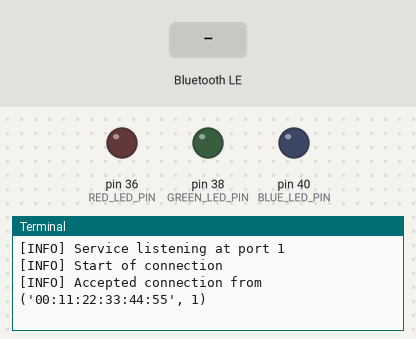
This program was run on a simulated Raspberry Pi (header pin numbers), started with the argument Hello. Parts: output pins drawn as LEDs (lit = HIGH), the last lines printed to the terminal. The test bench sets the inputs (shaded band). A phone connects over Bluetooth after 1 s.

Above: at 2.2 s.
2.3 s: "values" written over Bluetooth
At 3.5 s:
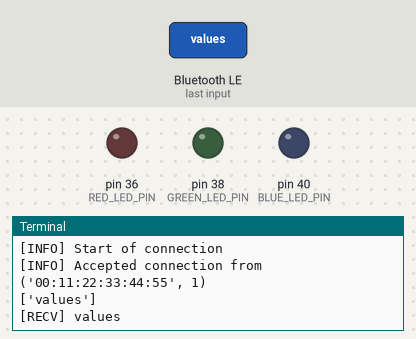
3.8 s: "1" written over Bluetooth
At 4.8 s:
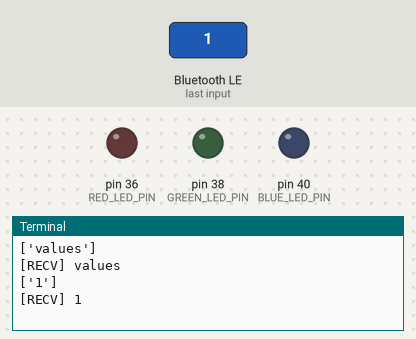
5.3 s: "on" written over Bluetooth
At 5.9 s:
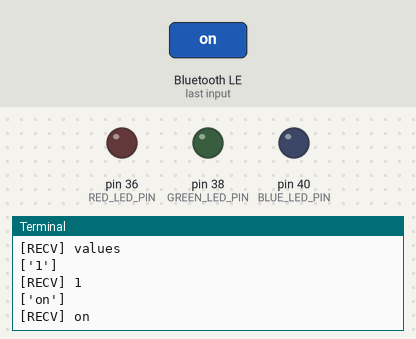

Measured:
- after the input at 2.3 s, the terminal: prints a new line at once (image 1)
- after the input at 3.8 s, the terminal: prints a new line at once (image 2)
- after the input at 5.3 s, the terminal: prints a new line at once (image 3)

The program:

sample_rfcomm_server.py
```python
#!/usr/bin/env python3
"""
This program is a simple rfcomm server based on bluetooth connection,
please check your BlueTooth connection before you start your testing.
@author: FATESAIKOU
@argv[1]: server name
"""
import signal
import sys
from bluetooth import *
import time
import RPi.GPIO as GPIO

GPIO.setmode(GPIO.BOARD)
RED_LED_PIN = 36
GREEN_LED_PIN = 38
BLUE_LED_PIN = 40
PWM_FREQ = 200
GPIO.setup(RED_LED_PIN, GPIO.OUT)
GPIO.setup(GREEN_LED_PIN, GPIO.OUT)
GPIO.setup(BLUE_LED_PIN, GPIO.OUT)
red_pwm = GPIO.PWM(RED_LED_PIN, PWM_FREQ)
red_pwm.start(0)
blue_pwm = GPIO.PWM(BLUE_LED_PIN, PWM_FREQ)
blue_pwm.start(0)
green_pwm = GPIO.PWM(GREEN_LED_PIN, PWM_FREQ)
green_pwm.start(0)

def setColor(r=0, g=0, b=0):
    red_pwm.ChangeDutyCycle(r)
    blue_pwm.ChangeDutyCycle(g)
    green_pwm.ChangeDutyCycle(b)

# Service ending handler
def end_service(signal, frame):
    global service_on
    print('[INFO] Ctrl+C captured, shutdown service.')
    service_on = False
    sys.exit(0)

# Client request handler
def handler(sock, info):
    global service_on
    print("[INFO] Accepted connection from", info)
    try:
        while service_on:
            data = str(sock.recv(1024), encoding = "utf-8")
            if len(data) == 0:
                break
            request = data.split()
            print(request)
            print("[RECV] %s" % data)
            if request[0] == "set":
                print(request[1]+":"+request[2]+":"+request[3])
                # duties = [int(request[1]), int(request[2]), int(request[3])]
                # print(duties)
                values = [int(request[1]), int(request[2]), int(request[3])]
                setColor(int(request[1]), int(request[2]), int(request[3]))
                time.sleep(0.5)
                sock.send('led changed')
            elif request[0]=="get" and request[1]=="values":
                msg = "[send] >> " + str(values[1]) + ":" + str(values[2]) + ":"+ str(values[3])
                sock.send(msg)
                print("[send]" + msg)
            else :
                sock.send('invalid input')
            # sock.send('foo ' + data.decode('ascii'))
            # print("[SEND] >> foo " + data.decode('ascii'))
    except IOError:
        pass
# Env init
UUID = '94f39d29-7d6d-437d-973b-fba39e49d4ee'
#UUID = '00001112-0000-1000-8000-00805f9b34fb'
SERVER_NAME = sys.argv[1]
service_on = True

# Add terminator
signal.signal(signal.SIGINT, end_service)

# Create service socket
server_sock = BluetoothSocket(RFCOMM)
server_sock.bind( ('', PORT_ANY) )
server_sock.listen(1)
port = server_sock.getsockname()[1]

# Advertise your service
advertise_service(
    server_sock,
    SERVER_NAME,
    service_id=UUID,
    service_classes = [UUID, SERIAL_PORT_CLASS],
    profiles=[SERIAL_PORT_PROFILE]
)

# Start service
print('[INFO] Service listening at port %d' % port)

while service_on:
    c_sock, c_info = server_sock.accept()
    print('[INFO] Start of connection')
    handler(c_sock, c_info)
    print('[INFO] End of connection')
    c_sock.close()

server_sock.close()
print('[INFO] Service shutdown')
```
